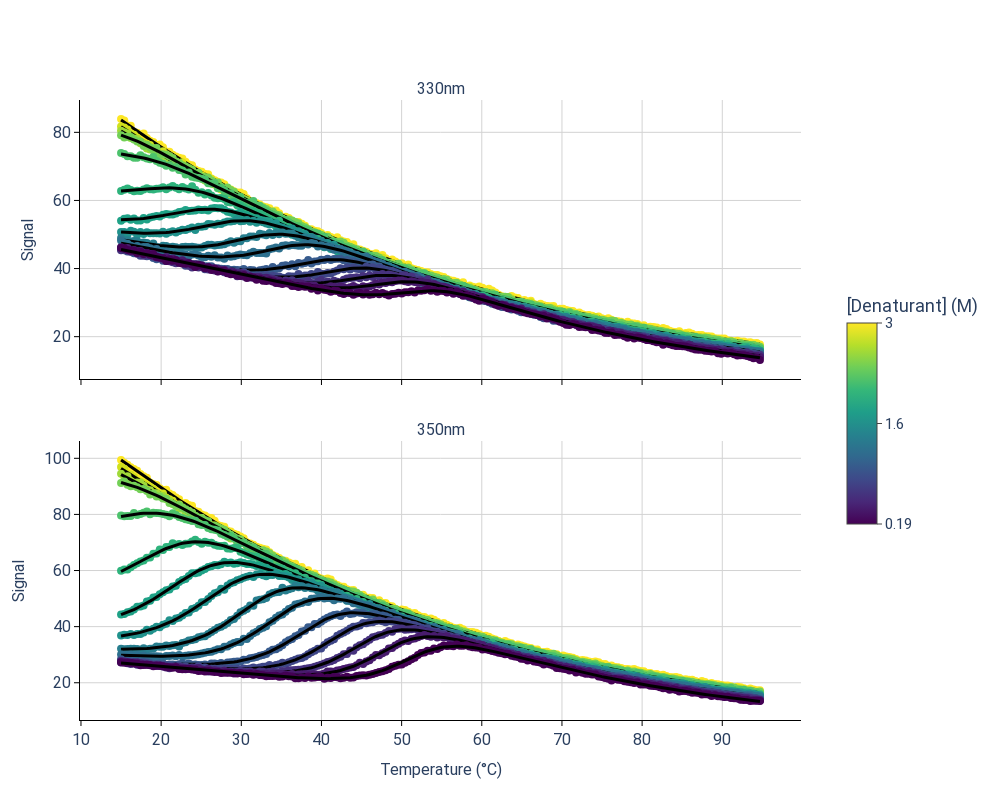

Write notebook code for a chart like this one.
### Code cell
fitting_results = {
    "Tm (°C)":[],
    "ΔH (kcal/mol)":[],
    "Cp (kcal/mol/°C)":[],
    "m-value (kcal/mol/M)":[],
    "ΔG-H2O (kcal/mol)":[],
}


# fit with global thermodynamic parameters, local slopes and local baselines
sample.fit_thermal_unfolding_global()


# Save the fitted thermodynamic parameters

Tm = sample.params_df.iloc[0,1]
dH = sample.params_df.iloc[1,1]
Cp = sample.params_df.iloc[2,1]
m = sample.params_df.iloc[3,1]
dG = sample.dg_df.iloc[50,0]

fitting_results["Tm (°C)"].append(Tm)
fitting_results["ΔH (kcal/mol)"].append(dH)
fitting_results["Cp (kcal/mol/°C)"].append(Cp)
fitting_results["m-value (kcal/mol/M)"].append(m)
fitting_results["ΔG-H2O (kcal/mol)"].append(dG)


plot_unfolding(sample)

### Figure 1 — Plotly figure (JSON) as saved in the notebook; plotly's stock layout.template omitted (floating-point values rounded to 4 significant figures; data arrays with more than 128 entries replaced by an {"elided": "..."} marker saying what was removed)
{"data": [{"marker": {"color": "#fde725", "size": 8}, "mode": "markers", "name": "3.01 M", "showlegend": false, "type": "scatter", "x": {"elided": "199 float values"}, "xaxis": "x", "y": {"elided": "199 float values"}, "yaxis": "y"}, {"hoverinfo": "skip", "line": {"color": "black", "width": 3}, "mode": "lines", "showlegend": false, "type": "scatter", "x": {"elided": "199 float values"}, "xaxis": "x", "y": {"elided": "199 float values"}, "yaxis": "y"}, {"marker": {"color": "#d0e11c", "size": 8}, "mode": "markers", "name": "2.81 M", "showlegend": false, "type": "scatter", "x": {"elided": "199 float values"}, "xaxis": "x", "y": {"elided": "199 float values"}, "yaxis": "y"}, {"hoverinfo": "skip", "line": {"color": "black", "width": 3}, "mode": "lines", "showlegend": false, "type": "scatter", "x": {"elided": "199 float values"}, "xaxis": "x", "y": {"elided": "199 float values"}, "yaxis": "y"}, {"marker": {"color": "#a0da39", "size": 8}, "mode": "markers", "name": "2.60 M", "showlegend": false, "type": "scatter", "x": {"elided": "199 float values"}, "xaxis": "x", "y": {"elided": "199 float values"}, "yaxis": "y"}, {"hoverinfo": "skip", "line": {"color": "black", "width": 3}, "mode": "lines", "showlegend": false, "type": "scatter", "x": {"elided": "199 float values"}, "xaxis": "x", "y": {"elided": "199 float values"}, "yaxis": "y"}, {"marker": {"color": "#73d056", "size": 8}, "mode": "markers", "name": "2.41 M", "showlegend": false, "type": "scatter", "x": {"elided": "199 float values"}, "xaxis": "x", "y": {"elided": "199 float values"}, "yaxis": "y"}, {"hoverinfo": "skip", "line": {"color": "black", "width": 3}, "mode": "lines", "showlegend": false, "type": "scatter", "x": {"elided": "199 float values"}, "xaxis": "x", "y": {"elided": "199 float values"}, "yaxis": "y"}, {"marker": {"color": "#4cc26c", "size": 8}, "mode": "markers", "name": "2.21 M", "showlegend": false, "type": "scatter", "x": {"elided": "199 float values"}, "xaxis": "x", "y": {"elided": "199 float values"}, "yaxis": "y"}, {"hoverinfo": "skip", "line": {"color": "black", "width": 3}, "mode": "lines", "showlegend": false, "type": "scatter", "x": {"elided": "199 float values"}, "xaxis": "x", "y": {"elided": "199 float values"}, "yaxis": "y"}, {"marker": {"color": "#2eb37c", "size": 8}, "mode": "markers", "name": "2.00 M", "showlegend": false, "type": "scatter", "x": {"elided": "199 float values"}, "xaxis": "x", "y": {"elided": "199 float values"}, "yaxis": "y"}, {"hoverinfo": "skip", "line": {"color": "black", "width": 3}, "mode": "lines", "showlegend": false, "type": "scatter", "x": {"elided": "199 float values"}, "xaxis": "x", "y": {"elided": "199 float values"}, "yaxis": "y"}, {"marker": {"color": "#1fa287", "size": 8}, "mode": "markers", "name": "1.81 M", "showlegend": false, "type": "scatter", "x": {"elided": "199 float values"}, "xaxis": "x", "y": {"elided": "199 float values"}, "yaxis": "y"}, {"hoverinfo": "skip", "line": {"color": "black", "width": 3}, "mode": "lines", "showlegend": false, "type": "scatter", "x": {"elided": "199 float values"}, "xaxis": "x", "y": {"elided": "199 float values"}, "yaxis": "y"}, {"marker": {"color": "#20928c", "size": 8}, "mode": "markers", "name": "1.60 M", "showlegend": false, "type": "scatter", "x": {"elided": "199 float values"}, "xaxis": "x", "y": {"elided": "199 float values"}, "yaxis": "y"}, {"hoverinfo": "skip", "line": {"color": "black", "width": 3}, "mode": "lines", "showlegend": false, "type": "scatter", "x": {"elided": "199 float values"}, "xaxis": "x", "y": {"elided": "199 float values"}, "yaxis": "y"}, {"marker": {"color": "#277e8e", "size": 8}, "mode": "markers", "name": "1.40 M", "showlegend": false, "type": "scatter", "x": {"elided": "199 float values"}, "xaxis": "x", "y": {"elided": "199 float values"}, "yaxis": "y"}, {"hoverinfo": "skip", "line": {"color": "black", "width": 3}, "mode": "lines", "showlegend": false, "type": "scatter", "x": {"elided": "199 float values"}, "xaxis": "x", "y": {"elided": "199 float values"}, "yaxis": "y"}, {"marker": {"color": "#2d708e", "size": 8}, "mode": "markers", "name": "1.21 M", "showlegend": false, "type": "scatter", "x": {"elided": "199 float values"}, "xaxis": "x", "y": {"elided": "199 float values"}, "yaxis": "y"}, {"hoverinfo": "skip", "line": {"color": "black", "width": 3}, "mode": "lines", "showlegend": false, "type": "scatter", "x": {"elided": "199 float values"}, "xaxis": "x", "y": {"elided": "199 float values"}, "yaxis": "y"}, {"marker": {"color": "#375b8d", "size": 8}, "mode": "markers", "name": "1.00 M", "showlegend": false, "type": "scatter", "x": {"elided": "199 float values"}, "xaxis": "x", "y": {"elided": "199 float values"}, "yaxis": "y"}, {"hoverinfo": "skip", "line": {"color": "black", "width": 3}, "mode": "lines", "showlegend": false, "type": "scatter", "x": {"elided": "199 float values"}, "xaxis": "x", "y": {"elided": "199 float values"}, "yaxis": "y"}, {"marker": {"color": "#3f4788", "size": 8}, "mode": "markers", "name": "0.80 M", "showlegend": false, "type": "scatter", "x": {"elided": "199 float values"}, "xaxis": "x", "y": {"elided": "199 float values"}, "yaxis": "y"}, {"hoverinfo": "skip", "line": {"color": "black", "width": 3}, "mode": "lines", "showlegend": false, "type": "scatter", "x": {"elided": "199 float values"}, "xaxis": "x", "y": {"elided": "199 float values"}, "yaxis": "y"}, {"marker": {"color": "#46327e", "size": 8}, "mode": "markers", "name": "0.60 M", "showlegend": false, "type": "scatter", "x": {"elided": "199 float values"}, "xaxis": "x", "y": {"elided": "199 float values"}, "yaxis": "y"}, {"hoverinfo": "skip", "line": {"color": "black", "width": 3}, "mode": "lines", "showlegend": false, "type": "scatter", "x": {"elided": "199 float values"}, "xaxis": "x", "y": {"elided": "199 float values"}, "yaxis": "y"}, {"marker": {"color": "#481b6d", "size": 8}, "mode": "markers", "name": "0.40 M", "showlegend": false, "type": "scatter", "x": {"elided": "199 float values"}, "xaxis": "x", "y": {"elided": "199 float values"}, "yaxis": "y"}, {"hoverinfo": "skip", "line": {"color": "black", "width": 3}, "mode": "lines", "showlegend": false, "type": "scatter", "x": {"elided": "199 float values"}, "xaxis": "x", "y": {"elided": "199 float values"}, "yaxis": "y"}, {"marker": {"color": "#440154", "size": 8}, "mode": "markers", "name": "0.19 M", "showlegend": false, "type": "scatter", "x": {"elided": "199 float values"}, "xaxis": "x", "y": {"elided": "199 float values"}, "yaxis": "y"}, {"hoverinfo": "skip", "line": {"color": "black", "width": 3}, "mode": "lines", "showlegend": false, "type": "scatter", "x": {"elided": "199 float values"}, "xaxis": "x", "y": {"elided": "199 float values"}, "yaxis": "y"}, {"marker": {"color": "#fde725", "size": 8}, "mode": "markers", "name": "3.01 M", "showlegend": false, "type": "scatter", "x": {"elided": "199 float values"}, "xaxis": "x2", "y": {"elided": "199 float values"}, "yaxis": "y2"}, {"hoverinfo": "skip", "line": {"color": "black", "width": 3}, "mode": "lines", "showlegend": false, "type": "scatter", "x": {"elided": "199 float values"}, "xaxis": "x2", "y": {"elided": "199 float values"}, "yaxis": "y2"}, {"marker": {"color": "#d0e11c", "size": 8}, "mode": "markers", "name": "2.81 M", "showlegend": false, "type": "scatter", "x": {"elided": "199 float values"}, "xaxis": "x2", "y": {"elided": "199 float values"}, "yaxis": "y2"}, {"hoverinfo": "skip", "line": {"color": "black", "width": 3}, "mode": "lines", "showlegend": false, "type": "scatter", "x": {"elided": "199 float values"}, "xaxis": "x2", "y": {"elided": "199 float values"}, "yaxis": "y2"}, {"marker": {"color": "#a0da39", "size": 8}, "mode": "markers", "name": "2.60 M", "showlegend": false, "type": "scatter", "x": {"elided": "199 float values"}, "xaxis": "x2", "y": {"elided": "199 float values"}, "yaxis": "y2"}, {"hoverinfo": "skip", "line": {"color": "black", "width": 3}, "mode": "lines", "showlegend": false, "type": "scatter", "x": {"elided": "199 float values"}, "xaxis": "x2", "y": {"elided": "199 float values"}, "yaxis": "y2"}, {"marker": {"color": "#73d056", "size": 8}, "mode": "markers", "name": "2.41 M", "showlegend": false, "type": "scatter", "x": {"elided": "199 float values"}, "xaxis": "x2", "y": {"elided": "199 float values"}, "yaxis": "y2"}, {"hoverinfo": "skip", "line": {"color": "black", "width": 3}, "mode": "lines", "showlegend": false, "type": "scatter", "x": {"elided": "199 float values"}, "xaxis": "x2", "y": {"elided": "199 float values"}, "yaxis": "y2"}, {"marker": {"color": "#4cc26c", "size": 8}, "mode": "markers", "name": "2.21 M", "showlegend": false, "type": "scatter", "x": {"elided": "199 float values"}, "xaxis": "x2", "y": {"elided": "199 float values"}, "yaxis": "y2"}, {"hoverinfo": "skip", "line": {"color": "black", "width": 3}, "mode": "lines", "showlegend": false, "type": "scatter", "x": {"elided": "199 float values"}, "xaxis": "x2", "y": {"elided": "199 float values"}, "yaxis": "y2"}, {"marker": {"color": "#2eb37c", "size": 8}, "mode": "markers", "name": "2.00 M", "showlegend": false, "type": "scatter", "x": {"elided": "199 float values"}, "xaxis": "x2", "y": {"elided": "199 float values"}, "yaxis": "y2"}, {"hoverinfo": "skip", "line": {"color": "black", "width": 3}, "mode": "lines", "showlegend": false, "type": "scatter", "x": {"elided": "199 float values"}, "xaxis": "x2", "y": {"elided": "199 float values"}, "yaxis": "y2"}, {"marker": {"color": "#1fa287", "size": 8}, "mode": "markers", "name": "1.81 M", "showlegend": false, "type": "scatter", "x": {"elided": "199 float values"}, "xaxis": "x2", "y": {"elided": "199 float values"}, "yaxis": "y2"}, {"hoverinfo": "skip", "line": {"color": "black", "width": 3}, "mode": "lines", "showlegend": false, "type": "scatter", "x": {"elided": "199 float values"}, "xaxis": "x2", "y": {"elided": "199 float values"}, "yaxis": "y2"}, {"marker": {"color": "#20928c", "size": 8}, "mode": "markers", "name": "1.60 M", "showlegend": false, "type": "scatter", "x": {"elided": "199 float values"}, "xaxis": "x2", "y": {"elided": "199 float values"}, "yaxis": "y2"}, {"hoverinfo": "skip", "line": {"color": "black", "width": 3}, "mode": "lines", "showlegend": false, "type": "scatter", "x": {"elided": "199 float values"}, "xaxis": "x2", "y": {"elided": "199 float values"}, "yaxis": "y2"}, {"marker": {"color": "#277e8e", "size": 8}, "mode": "markers", "name": "1.40 M", "showlegend": false, "type": "scatter", "x": {"elided": "199 float values"}, "xaxis": "x2", "y": {"elided": "199 float values"}, "yaxis": "y2"}, {"hoverinfo": "skip", "line": {"color": "black", "width": 3}, "mode": "lines", "showlegend": false, "type": "scatter", "x": {"elided": "199 float values"}, "xaxis": "x2", "y": {"elided": "199 float values"}, "yaxis": "y2"}, {"marker": {"color": "#2d708e", "size": 8}, "mode": "markers", "name": "1.21 M", "showlegend": false, "type": "scatter", "x": {"elided": "199 float values"}, "xaxis": "x2", "y": {"elided": "199 float values"}, "yaxis": "y2"}, {"hoverinfo": "skip", "line": {"color": "black", "width": 3}, "mode": "lines", "showlegend": false, "type": "scatter", "x": {"elided": "199 float values"}, "xaxis": "x2", "y": {"elided": "199 float values"}, "yaxis": "y2"}, {"marker": {"color": "#375b8d", "size": 8}, "mode": "markers", "name": "1.00 M", "showlegend": false, "type": "scatter", "x": {"elided": "199 float values"}, "xaxis": "x2", "y": {"elided": "199 float values"}, "yaxis": "y2"}, {"hoverinfo": "skip", "line": {"color": "black", "width": 3}, "mode": "lines", "showlegend": false, "type": "scatter", "x": {"elided": "199 float values"}, "xaxis": "x2", "y": {"elided": "199 float values"}, "yaxis": "y2"}, {"marker": {"color": "#3f4788", "size": 8}, "mode": "markers", "name": "0.80 M", "showlegend": false, "type": "scatter", "x": {"elided": "199 float values"}, "xaxis": "x2", "y": {"elided": "199 float values"}, "yaxis": "y2"}, {"hoverinfo": "skip", "line": {"color": "black", "width": 3}, "mode": "lines", "showlegend": false, "type": "scatter", "x": {"elided": "199 float values"}, "xaxis": "x2", "y": {"elided": "199 float values"}, "yaxis": "y2"}, {"marker": {"color": "#46327e", "size": 8}, "mode": "markers", "name": "0.60 M", "showlegend": false, "type": "scatter", "x": {"elided": "199 float values"}, "xaxis": "x2", "y": {"elided": "199 float values"}, "yaxis": "y2"}, {"hoverinfo": "skip", "line": {"color": "black", "width": 3}, "mode": "lines", "showlegend": false, "type": "scatter", "x": {"elided": "199 float values"}, "xaxis": "x2", "y": {"elided": "199 float values"}, "yaxis": "y2"}, {"marker": {"color": "#481b6d", "size": 8}, "mode": "markers", "name": "0.40 M", "showlegend": false, "type": "scatter", "x": {"elided": "199 float values"}, "xaxis": "x2", "y": {"elided": "199 float values"}, "yaxis": "y2"}, {"hoverinfo": "skip", "line": {"color": "black", "width": 3}, "mode": "lines", "showlegend": false, "type": "scatter", "x": {"elided": "199 float values"}, "xaxis": "x2", "y": {"elided": "199 float values"}, "yaxis": "y2"}, {"marker": {"color": "#440154", "size": 8}, "mode": "markers", "name": "0.19 M", "showlegend": false, "type": "scatter", "x": {"elided": "199 float values"}, "xaxis": "x2", "y": {"elided": "199 float values"}, "yaxis": "y2"}, {"hoverinfo": "skip", "line": {"color": "black", "width": 3}, "mode": "lines", "showlegend": false, "type": "scatter", "x": {"elided": "199 float values"}, "xaxis": "x2", "y": {"elided": "199 float values"}, "yaxis": "y2"}, {"hoverinfo": "skip", "marker": {"cmax": 3.01, "cmin": 0.19, "colorbar": {"len": 0.4, "orientation": "v", "outlinewidth": 1, "tickfont": {"size": 15}, "ticks": "outside", "ticktext": ["0.19", "1.6", "3"], "tickvals": [0.19, 1.6, 3.01], "title": {"text": "[Denaturant] (M)"}, "x": 1.05, "xanchor": "left", "y": 0.5, "yanchor": "middle"}, "colorscale": [[0, "#440154"], [0.1111, "#482878"], [0.2222, "#3e4989"], [0.3333, "#31688e"], [0.4444, "#26828e"], [0.5556, "#1f9e89"], [0.6667, "#35b779"], [0.7778, "#6ece58"], [0.8889, "#b5de2b"], [1, "#fde725"]]}, "mode": "markers", "showlegend": false, "type": "scatter", "x": [null], "xaxis": "x", "y": [null], "yaxis": "y"}], "layout": {"annotations": [{"font": {"size": 16}, "showarrow": false, "text": "330nm", "x": 0.5, "xanchor": "center", "xref": "paper", "y": 1, "yanchor": "bottom", "yref": "paper"}, {"font": {"size": 16}, "showarrow": false, "text": "350nm", "x": 0.5, "xanchor": "center", "xref": "paper", "y": 0.45, "yanchor": "bottom", "yref": "paper"}], "font": {"family": "Roboto"}, "height": 800, "legend": {"font": {"size": 15}}, "paper_bgcolor": "white", "plot_bgcolor": "white", "width": 1000, "xaxis": {"anchor": "y", "domain": [0, 1], "gridcolor": "lightgray", "gridwidth": 1, "linecolor": "black", "linewidth": 1, "matches": "x2", "showgrid": true, "showline": true, "showticklabels": false, "tickcolor": "black", "tickfont": {"size": 16}, "ticklen": 5, "ticks": "outside", "tickwidth": 1, "title": {"font": {"size": 16}, "text": ""}, "zeroline": false}, "xaxis2": {"anchor": "y2", "domain": [0, 1], "gridcolor": "lightgray", "gridwidth": 1, "linecolor": "black", "linewidth": 1, "showgrid": true, "showline": true, "tickcolor": "black", "tickfont": {"size": 16}, "ticklen": 5, "ticks": "outside", "tickwidth": 1, "title": {"font": {"size": 16}, "text": "Temperature (°C)"}, "zeroline": false}, "yaxis": {"anchor": "x", "domain": [0.55, 1], "gridcolor": "lightgray", "gridwidth": 1, "linecolor": "black", "linewidth": 1, "nticks": 5, "showgrid": true, "showline": true, "tickcolor": "black", "tickfont": {"size": 16}, "ticklen": 5, "ticks": "outside", "tickwidth": 1, "title": {"font": {"size": 16}, "text": "Signal"}, "zeroline": false}, "yaxis2": {"anchor": "x2", "domain": [0, 0.45], "gridcolor": "lightgray", "gridwidth": 1, "linecolor": "black", "linewidth": 1, "nticks": 5, "showgrid": true, "showline": true, "tickcolor": "black", "tickfont": {"size": 16}, "ticklen": 5, "ticks": "outside", "tickwidth": 1, "title": {"font": {"size": 16}, "text": "Signal"}, "zeroline": false}}}
